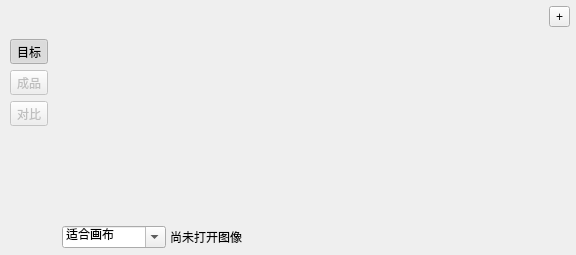
          <widget class="QFrame" name="editorCanvasPanel">
           <layout class="QVBoxLayout" name="editorLayout">
            <property name="spacing"><number>6</number></property>
            <property name="leftMargin"><number>6</number></property><property name="topMargin"><number>6</number></property><property name="rightMargin"><number>6</number></property><property name="bottomMargin"><number>6</number></property>
            <item>
             <layout class="QHBoxLayout" name="tabsRow" stretch="1,0">
              <item><widget class="QTabBar" name="projectTabs"><property name="drawBase"><bool>false</bool></property><property name="expanding"><bool>false</bool></property><property name="tabsClosable"><bool>true</bool></property><property name="elideMode"><enum>Qt::TextElideMode::ElideMiddle</enum></property></widget></item>
              <item><widget class="QToolButton" name="newTabButton"><property name="text"><string notr="true">+</string></property><property name="toolTip"><string>新建工程</string></property><property name="accessibleName"><string>新建工程</string></property></widget></item>
             </layout>
            </item>
            <item>
             <layout class="QHBoxLayout" name="canvasRow" stretch="0,1">
              <item>
               <widget class="QFrame" name="modeRail">
                <layout class="QVBoxLayout" name="railLayout">
                 <property name="leftMargin"><number>4</number></property><property name="rightMargin"><number>4</number></property><property name="topMargin"><number>6</number></property>
                 <item><widget class="QToolButton" name="targetModeButton"><property name="text"><string>目标</string></property><property name="toolTip"><string>查看原始目标图</string></property><property name="checkable"><bool>true</bool></property><property name="checked"><bool>true</bool></property><property name="autoExclusive"><bool>true</bool></property><property name="railButton" stdset="0"><bool>true</bool></property></widget></item>
                 <item><widget class="QToolButton" name="resultModeButton"><property name="text"><string>成品</string></property><property name="toolTip"><string>查看生成的成品图</string></property><property name="checkable"><bool>true</bool></property><property name="autoExclusive"><bool>true</bool></property><property name="enabled"><bool>false</bool></property><property name="railButton" stdset="0"><bool>true</bool></property></widget></item>
                 <item><widget class="QToolButton" name="compareModeButton"><property name="text"><string>对比</string></property><property name="toolTip"><string>并排查看目标和成品，并联动缩放和平移</string></property><property name="checkable"><bool>true</bool></property><property name="autoExclusive"><bool>true</bool></property><property name="enabled"><bool>false</bool></property><property name="railButton" stdset="0"><bool>true</bool></property></widget></item>
                 <item><spacer name="modeSpacer"><property name="orientation"><enum>Qt::Orientation::Vertical</enum></property><property name="sizeHint" stdset="0"><size><width>1</width><height>32</height></size></property></spacer></item>
                </layout>
               </widget>
              </item>
              <item>
               <layout class="QVBoxLayout" name="canvasLayout" stretch="1,0">
                <property name="spacing"><number>0</number></property>
                <item>
                 <widget class="QStackedWidget" name="canvasViews">
                  <property name="currentIndex"><number>0</number></property>
                  <widget class="QWidget" name="canvasEmpty"/>
                  <widget class="QSplitter" name="compareSplitter">
                   <property name="orientation"><enum>Qt::Orientation::Horizontal</enum></property>
                   <property name="childrenCollapsible"><bool>false</bool></property>
                   <widget class="QGraphicsView" name="editorImageView"/>
                   <widget class="QGraphicsView" name="compareImageView"/>
                  </widget>
                 </widget>
                </item>
                <item>
                 <widget class="QFrame" name="canvasFooter">
                  <layout class="QHBoxLayout" name="canvasFooterLayout">
                   <property name="leftMargin"><number>4</number></property><property name="rightMargin"><number>4</number></property>
                   <property name="topMargin"><number>1</number></property><property name="bottomMargin"><number>1</number></property>
                   <property name="spacing"><number>4</number></property>
                   <item><widget class="QComboBox" name="zoomPicker">
                    <property name="editable"><bool>true</bool></property><property name="insertPolicy"><enum>QComboBox::InsertPolicy::NoInsert</enum></property><property name="minimumSize"><size><width>104</width><height>0</height></size></property>
                    <property name="accessibleName"><string>缩放比例</string></property>
                    <item><property name="text"><string>适合画布</string></property></item>
                    <item><property name="text"><string notr="true">25%</string></property></item>
                    <item><property name="text"><string notr="true">50%</string></property></item>
                    <item><property name="text"><string notr="true">100%</string></property></item>
                    <item><property name="text"><string notr="true">200%</string></property></item>
                    <item><property name="text"><string notr="true">400%</string></property></item>
                   </widget></item>
                   <item><widget class="QLabel" name="canvasInfo"><property name="text"><string>尚未打开图像</string></property><property name="muted" stdset="0"><bool>true</bool></property></widget></item>
                   <item><spacer name="canvasFooterSpacer"><property name="orientation"><enum>Qt::Orientation::Horizontal</enum></property><property name="sizeHint" stdset="0"><size><width>10</width><height>0</height></size></property></spacer></item>
                  </layout>
                 </widget>
                </item>
               </layout>
              </item>
             </layout>
            </item>
           </layout>
          </widget>
